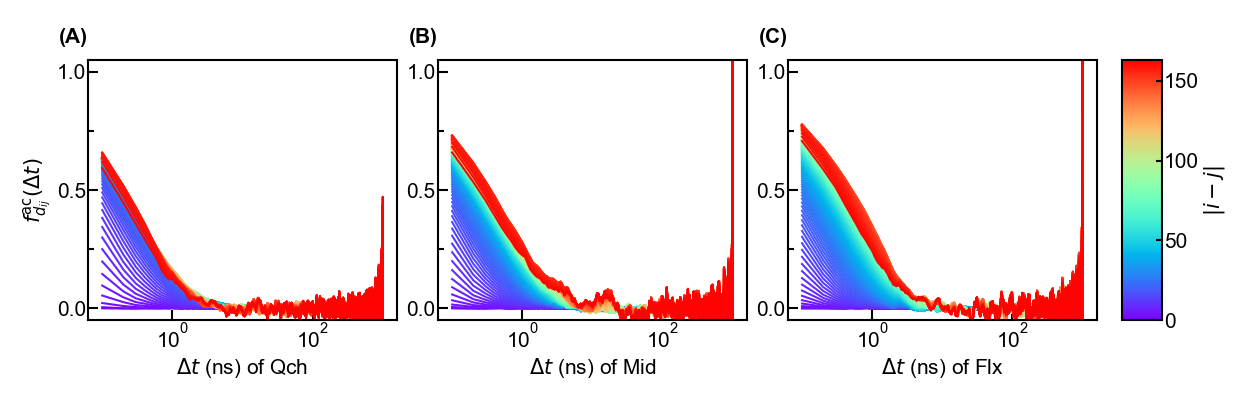

This chart was generated by the following Python code:
"""Import Modules"""
import numpy as np
from scipy.optimize import curve_fit
import random
import matplotlib.pyplot as plt
import matplotlib.cm as cm
from matplotlib.colors import LinearSegmentedColormap
import matplotlib.ticker as ticker
from mpl_toolkits.axes_grid1 import make_axes_locatable
from matplotlib.pyplot import MultipleLocator
from matplotlib.collections import LineCollection
from matplotlib import colors
from matplotlib.ticker import LogLocator,LogFormatter,AutoMinorLocator
import sys
sys.path.append('D:\\Work\\Code\\Functions')
from pyw import pyw

"""Set Arguments"""
dir='../../autocor/autocor_dist'
figname='autocor_dist'
mdls=['1.55sgm_1.0sgm','1.5sgm_0.82sgm','1.37sgm_0.6sgm']
Mdls=['Qch','Mid','Flx']
nmd=len(mdls)
nfr=10000
nat=163
dt=10e-6*10000 ### ns

"""Read Data"""
t=np.arange(nfr)*dt
ac=np.zeros((nmd,nfr,nat,nat))
for i in range(nmd):
    ac[i]=np.load(f'{dir}/{mdls[i]}_dyn.npy')

ac_mean=np.zeros((nmd,nfr,nat))
for i in range(nat):
    for j in range(nat-i):
        ac_mean[:,:,i]+=ac[:,:,j,i+j]
    ac_mean[:,:,i]/=nat-i

"""Plot"""
fig,axs=plt.subplots(1,3,figsize=(25,8))
marglft=0.5
margrig=0.5
margbot=0.5
margtop=0.5
spcwth=0.2
spchei=-0.1
cbarwth=0.8
cbarspcwth=0.5
wth=3
font={'family':'Arial','size':30}
lenmaj=15
lenmin=8
lenbar=8
xtick=0
ytick=0.5
ctick=50
cmap=plt.cm.rainbow
norm=colors.Normalize(vmin=0,vmax=nat)
ann=['(A)','(B)','(C)']
npair=round(nat/2)
dseq=np.arange(1,nat,round(nat/npair))
IJ=[]
for i in range(len(dseq)):
    I=random.randint(0,nat-1-dseq[i])
    J=I+dseq[i]
    IJ+=[(I,J)]

for i in range(nmd):
    ax=axs[i]
    ax.annotate(ann[i],xy=(0.0,1.05),xycoords='axes fraction',fontfamily=font['family'],fontsize=font['size'],fontweight='bold',va='bottom',ha='right')
    # for j,k in IJ:
    #     normc=norm(abs(j-k))
    #     rgb=cmap(normc)
    #     ax.plot(t,ac[i,:,j,k],color=rgb,linewidth=wth)
    for j in range(nat):
        ax.plot(t[1:],ac_mean[i,1:,j],color=cmap(norm(j)),linewidth=wth)
    ax.autoscale()
    ax.minorticks_on()
    ax.tick_params(axis='both',which='major',direction='in',width=wth,length=lenmaj,labelfontfamily=font['family'],labelsize=font['size'])
    ax.tick_params(axis='x',which='minor',direction='in',width=wth,length=0,labelfontfamily=font['family'],labelsize=font['size'])
    ax.tick_params(axis='y',which='minor',direction='in',width=wth,length=lenmin,labelfontfamily=font['family'],labelsize=font['size'])
    ax.xaxis.set_minor_locator(AutoMinorLocator(0))
    ax.yaxis.set_major_locator(MultipleLocator(ytick))
    ax.yaxis.set_minor_locator(AutoMinorLocator(2))
    ax.spines['bottom'].set_linewidth(wth)
    ax.spines['top'].set_linewidth(wth)
    ax.spines['left'].set_linewidth(wth)
    ax.spines['right'].set_linewidth(wth)
    ax.set_xlabel('$\\mathrm{\\Delta}t$ (ns) of %s'%Mdls[i],fontdict=font)
    if i==0:
        ax.set_ylabel('$f^\\mathrm{ac}_{d_{ij}}(\\mathrm{\\Delta}t)$',fontdict=font)
    ax.set_xscale('log')
    ax.set_ylim(-0.05,1.05)

top=axs[-1].get_position().y1
bot=axs[-1].get_position().y0
cbar_ax=fig.add_axes([1.0,bot,0.1,top-bot])
sm=plt.cm.ScalarMappable(cmap=cmap,norm=norm)
sm.set_array([])
cbar=plt.colorbar(sm,cax=cbar_ax)
cbar.set_label('$|i-j|$',fontdict=font)
cbar.ax.yaxis.set_major_locator(MultipleLocator(50))
cbar.ax.tick_params(direction='in',width=wth,length=lenmin,labelfontfamily=font['family'],labelsize=font['size'])
cbar.outline.set_linewidth(wth)

fig.canvas.draw()
tight_bbox=fig.get_tightbbox(fig.canvas.get_renderer())
alllft=tight_bbox.x0
allrig=tight_bbox.x1
allbot=tight_bbox.y0
alltop=tight_bbox.y1
figwth,fighei=fig.get_size_inches()
boxlft=np.inf
boxrig=-np.inf
boxbot=np.inf
boxtop=-np.inf
for ax in fig.axes:    
    pos=ax.get_position()
    left=pos.x0*figwth
    right=left+pos.width*figwth
    bottom=pos.y0*fighei
    top=bottom+pos.height*fighei
    boxlft=min(boxlft,left)
    boxrig=max(boxrig,right)
    boxbot=min(boxbot,bottom)
    boxtop=max(boxtop,top)
pos=cbar.ax.get_position()
boxrig=max(boxrig,(pos.x0+pos.width)*figwth)
outlft=boxlft-alllft
outrig=allrig-boxrig
outbot=boxbot-allbot
outtop=alltop-boxtop

axs_2d=np.atleast_2d(axs)
nrows,ncols=np.shape(axs_2d)
outlfts=np.zeros((nrows,ncols))
outrigs=np.zeros((nrows,ncols))
outbots=np.zeros((nrows,ncols))
outtops=np.zeros((nrows,ncols))
dpi=fig.dpi 
for i in range(nrows):
    for j in range(ncols):
        ax=axs_2d[i,j]
        ref_bounds=ax.get_position().bounds
        alllft,allrig=np.inf,-np.inf
        allbot,alltop=np.inf,-np.inf
        for a in fig.axes:
            if a.get_position().bounds==ref_bounds:
                tight_bbox=a.get_tightbbox(fig.canvas.get_renderer())   # 点坐标
                alllft=min(alllft,tight_bbox.x0/dpi)
                allrig=max(allrig,tight_bbox.x1/dpi)
                allbot=min(allbot,tight_bbox.y0/dpi)
                alltop=max(alltop,tight_bbox.y1/dpi)
        boxlft=ref_bounds[0]*figwth
        boxrig=(ref_bounds[0]+ref_bounds[2])*figwth
        boxbot=ref_bounds[1]*fighei
        boxtop=(ref_bounds[1]+ref_bounds[3])*fighei
        outlfts[i,j]=boxlft-alllft
        outrigs[i,j]=allrig-boxrig
        outbots[i,j]=boxbot-allbot
        outtops[i,j]=alltop-boxtop

if ncols>1:
    spcwth+=np.max(outrigs[:,:-1]+outlfts[:,1:])
if nrows>1:
    spchei+=np.max(outbots[:-1,:]+outtops[1:,:])
plt.subplots_adjust(left=(marglft+outlft)/figwth,
                    right=1.0-(margrig+outrig+cbarwth+cbarspcwth)/figwth,
                    bottom=(margbot+outbot)/fighei,
                    top=1.0-(margtop+outtop)/fighei,
                    hspace=nrows*spchei/(fighei-margbot-outbot-margtop-outtop-(nrows-1)*spchei),
                    wspace=ncols*spcwth/(figwth-marglft-outlft-margrig-outrig-cbarwth-cbarspcwth-(ncols-1)*spcwth))
cbar.ax.set_position([1.0-(margrig+outrig+cbarwth)/figwth,(margbot+outbot)/fighei,cbarwth/figwth,1.0-(margtop+outtop+margbot+outbot)/fighei])

plt.savefig(f'{figname}.png',format='png',dpi=50)
plt.savefig(f'{figname}.pdf',format='pdf')
# plt.show()
